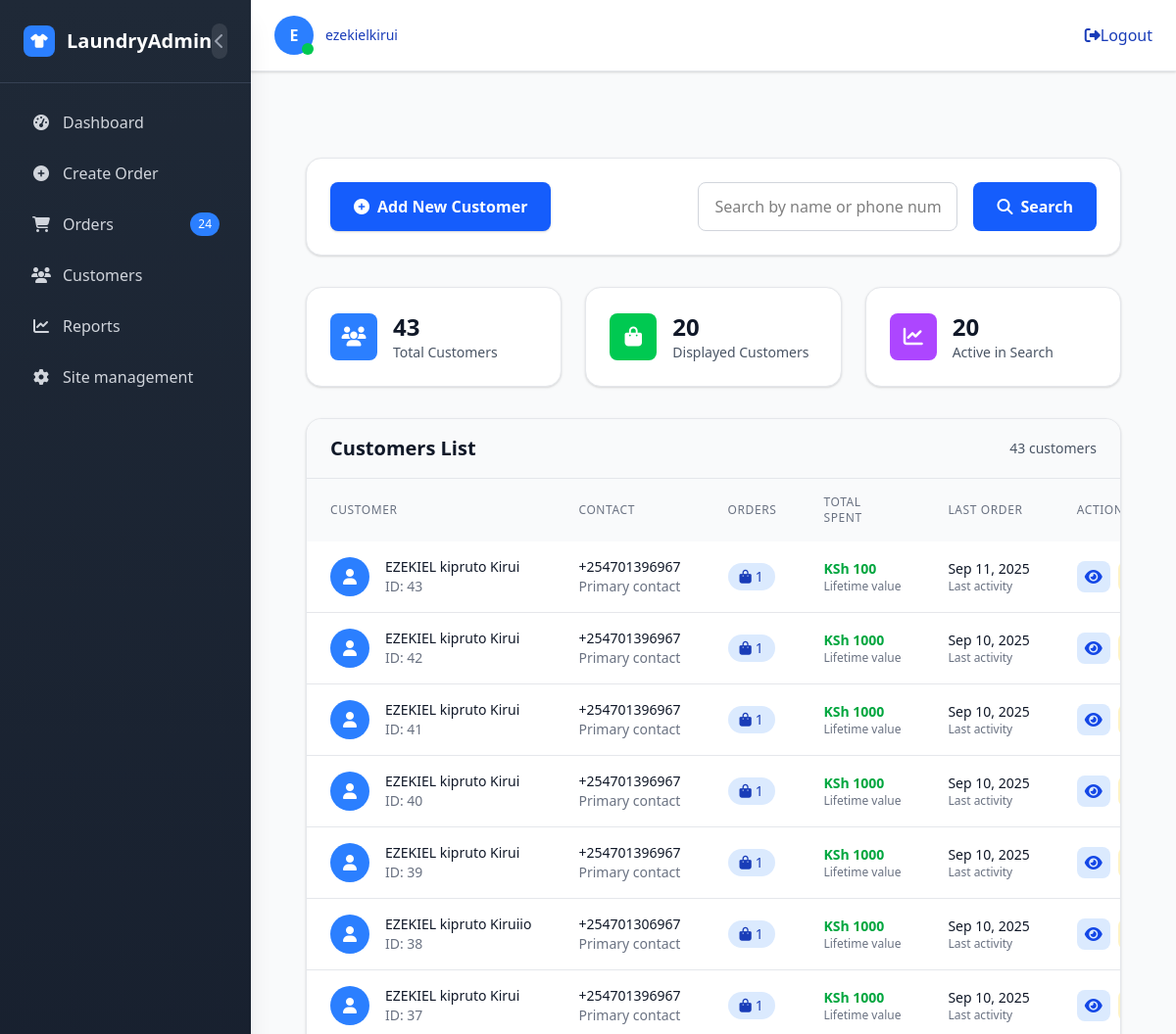
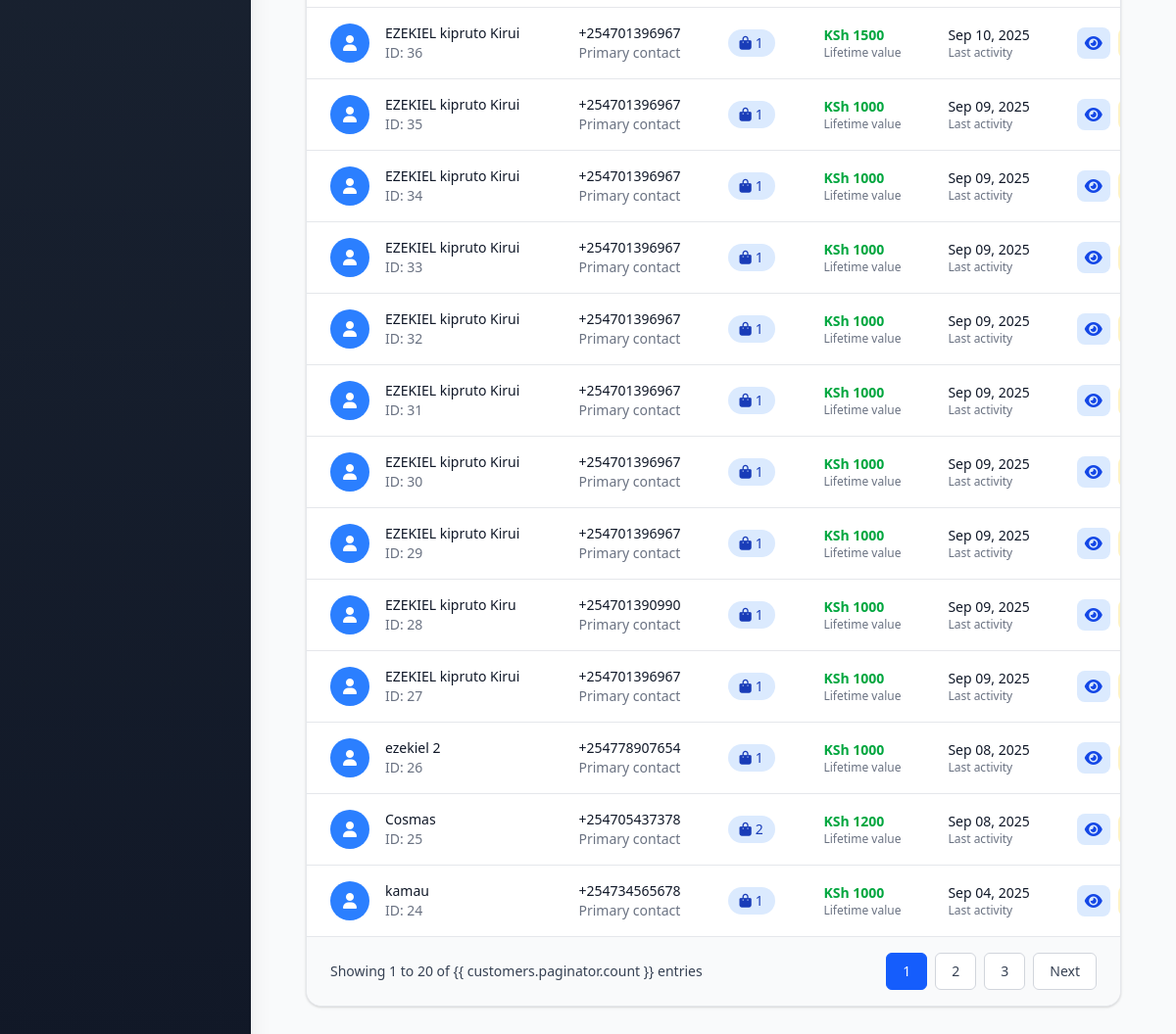
The app's page /customer-management/ (signed in), older data (2 pictures, top to bottom).
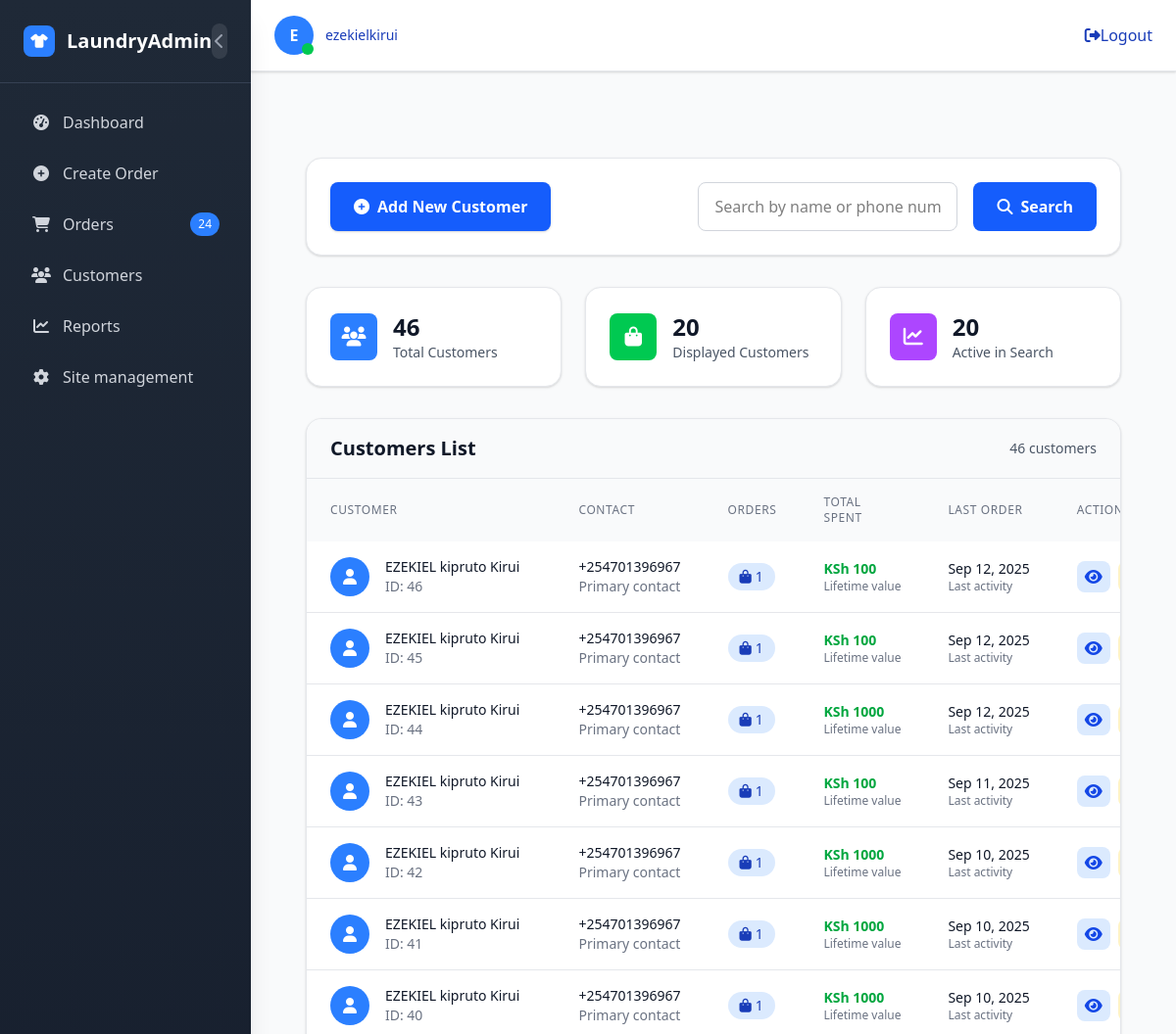
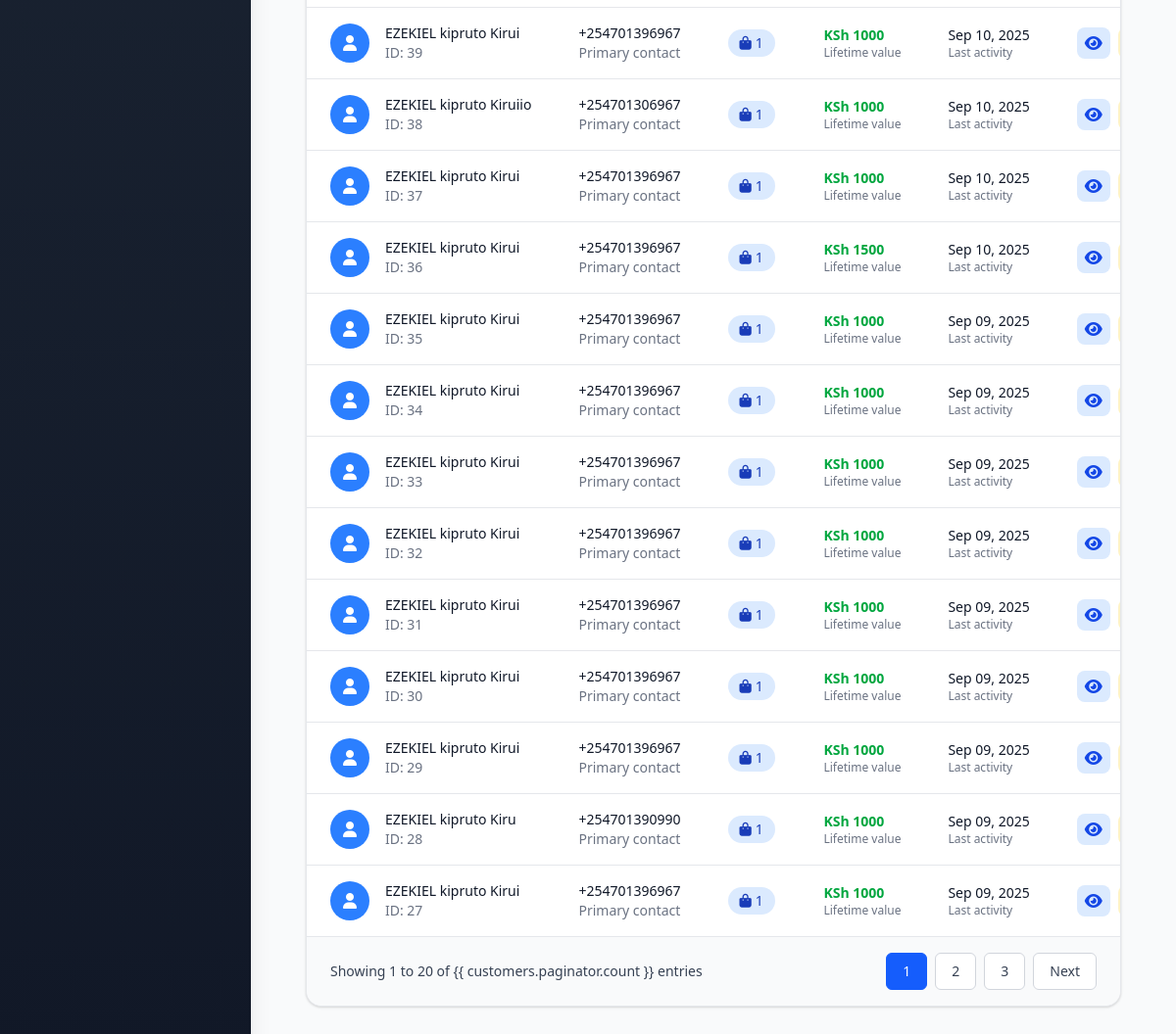
The same page, newer data (2 pictures, top to bottom).
### LaundryApp/models.py (models this page shows, shortened)
class Customer(models.Model):
    name = models.CharField(max_length=200)
    phone = PhoneNumberField(region="KE")
    created_by = models.ForeignKey(
        User,
        on_delete=models.SET_NULL,
        null=True,
        blank=True,
        related_name='created_customers'
    )

class Order(models.Model):
    customer = models.ForeignKey(
        Customer, on_delete=models.CASCADE, related_name='orders',
        help_text="The customer associated with this order."
    )
    uniquecode = models.CharField(max_length=20, unique=True, blank=True, null=False, editable=False)
    PAYMENT_TYPE_CHOICES = (
        ('cash', 'Cash'),
        ('mpesa', 'M-Pesa'),
        ('card', 'Credit/Debit Card'),
        ('bank_transfer', 'Bank Transfer'),
        ('other', 'Other'),
        ('pending_payment', 'Pending Payment'),
    )
    payment_type = models.CharField(max_length=50, choices=PAYMENT_TYPE_CHOICES, default='pending_payment', blank=True)
    PAYMENT_STATUS_CHOICES = (
        ('pending', 'pending'),
        ('completed', 'Completed'),
        ('partial', 'Partial'),
        ('failed', 'Failed'),
    )
    payment_status = models.CharField(max_length=50, choices=PAYMENT_STATUS_CHOICES, default='pending', blank=True)
    SHOP_CHOICE = (
        ('Shop A', 'Shop A'),
        ('Shop B', 'Shop B'),
    )
    shop = models.CharField(max_length=50, choices=SHOP_CHOICE, db_index=True)
    delivery_date = models.DateField(db_index=True)
    ORDER_STATUS_CHOICES = (
        ('pending', 'Pending'),
        ('Completed', 'Completed'),
         ('Delivered', 'Delivered'),
    )
    order_status = models.CharField(max_length=50, choices=ORDER_STATUS_CHOICES, default='pending', db_index=True)
    address = models.CharField(max_length=255, default='', blank=True)
    addressdetails = models.TextField(default='', blank=True)
    amount_paid = models.DecimalField(max_digits=12, decimal_places=2, default=0)
    total_price = models.DecimalField(max_digits=12, decimal_places=2, default=0, editable=False)
    balance = models.DecimalField(max_digits=12, decimal_places=2, default=0)
    created_at = models.DateTimeField(auto_now_add=True)
    previous_order_status = models.CharField(max_length=50, blank=True, null=True)
    class Meta:
        verbose_name = "Order"
        verbose_name_plural = "Orders"
        ordering = ['-created_at']

### LaundryApp/views.py (the view)
# urls.py: path('customer-management/', views.customer_management, name='customer_management'),
@login_required
def customer_management(request):
    customers = Customer.objects.annotate(
        order_count=Count('orders'),
        total_spent=Sum('orders__total_price')
    ).order_by('-id')  # Fixed: Changed from '-created_at' to '-id'
    search_query = request.GET.get('search', '')
    if search_query:
        customers = customers.filter(
            Q(name__icontains=search_query) |
            Q(phone__icontains=search_query)
        )
    user_shops = get_user_shops(request)
    if user_shops is not None and user_shops:
        shop_customer_ids = Order.objects.filter(
            shop__in=user_shops
        ).values_list('customer_id', flat=True).distinct()
        customers = customers.filter(id__in=shop_customer_ids)
    paginator = Paginator(customers, 20)
    page_number = request.GET.get('page')
    try:
        page_obj = paginator.page(page_number)
    except PageNotAnInteger:
        page_obj = paginator.page(1)
    except EmptyPage:
        page_obj = paginator.page(paginator.num_pages)
    context = {
        'customers': page_obj,
        'search_query': search_query,
        'total_customers': customers.count(),
    }
    return render(request, 'Admin/customer_management.html', context)

### LaundryApp/views.py (called while the page is built, shortened)
def get_user_shops(request):
    if request.user.is_superuser:
        return None  # Superusers can access all shops

### LaundryApp/templates/Admin/customer_management.html (shortened to what the changed rows need)
{% extends "../home.html" %}
{% block content %}
<div class="min-h-screen bg-gray-50 py-8">
    <div class="max-w-7xl mx-auto px-4 sm:px-6 lg:px-8">
<div class="grid grid-cols-1 md:grid-cols-3 gap-6 mt-8 mb-8">
    <div class="bg-white rounded-2xl shadow-sm border border-gray-200 p-6">
        <div class="flex items-center">
            <div>
                <p class="text-2xl font-bold text-gray-900">{{ total_customers }}</p>
                <p class="text-sm text-gray-600">Total Customers</p>
            </div>
        </div>
    </div>
</div>
        <div class="bg-white rounded-2xl shadow-sm border border-gray-200 overflow-hidden">
            <div class="px-6 py-4 border-b border-gray-200 bg-gray-50">
                <div class="flex flex-col sm:flex-row sm:items-center sm:justify-between">
                    <h2 class="text-xl font-semibold text-gray-900">Customers List</h2>
                    <span class="text-sm text-gray-600 mt-2 sm:mt-0">{{ total_customers }} customer{{total_customers|pluralize }}</span>
                </div>
            </div>
            <div class="overflow-x-auto">
                <table class="w-full">
                    <thead class="bg-gray-50">
                        <tr>
                            <th class="px-6 py-4 text-left text-xs font-medium text-gray-500 uppercase tracking-wider">
                                Customer</th>
                            <th class="px-6 py-4 text-left text-xs font-medium text-gray-500 uppercase tracking-wider">
                                Contact</th>
                            <th class="px-6 py-4 text-left text-xs font-medium text-gray-500 uppercase tracking-wider">
                                Orders</th>
                            <th class="px-6 py-4 text-left text-xs font-medium text-gray-500 uppercase tracking-wider">
                                Total Spent</th>
                            <th class="px-6 py-4 text-left text-xs font-medium text-gray-500 uppercase tracking-wider">
                                Last Order</th>
                            <th class="px-6 py-4 text-left text-xs font-medium text-gray-500 uppercase tracking-wider">
                                Actions</th>
                        </tr>
                    </thead>
                    <tbody class="bg-white divide-y divide-gray-200">
                        {% for customer in customers %}
                        <tr class="hover:bg-gray-50 transition-colors duration-150">
                            <td class="px-6 py-4 whitespace-nowrap">
                                <div class="flex items-center">
                                    <div
                                        class="w-10 h-10 bg-blue-500 rounded-full flex items-center justify-center mr-4 flex-shrink-0">
                                        <i class="fas fa-user text-white"></i>
                                    </div>
                                    <div>
                                        <div class="text-sm font-medium text-gray-900">{{ customer.name }}</div>
                                        <div class="text-sm text-gray-500">ID: {{ customer.id }}</div>
                                    </div>
                                </div>
                            </td>
                            <td class="px-6 py-4 whitespace-nowrap">
                                <div class="text-sm text-gray-900">{{ customer.phone }}</div>
                                <div class="text-sm text-gray-500">Primary contact</div>
                            </td>
                            <td class="px-6 py-4 whitespace-nowrap">
                                <span
                                    class="inline-flex items-center px-3 py-1 rounded-full text-sm font-medium bg-blue-100 text-blue-800">
                                    <i class="fas fa-shopping-bag mr-1"></i>
                                    {{ customer.order_count }}
                                </span>
                            </td>
                            <td class="px-6 py-4 whitespace-nowrap">
                                <div class="text-sm font-semibold text-green-600">
                                    KSh {{ customer.total_spent|default:0}}</div>
                                <div class="text-xs text-gray-500">Lifetime value</div>
                            </td>
                            <td class="px-6 py-4 whitespace-nowrap">
                                <div class="text-sm text-gray-900">
                                    {% with last_order=customer.orders.first %}
                                    {% if last_order %}
                                    {{ last_order.created_at|date:"M d, Y" }}
                                    {% else %}
                                    <span class="text-gray-400">Never</span>
                                    {% endif %}
                                    {% endwith %}
                                </div>
                                <div class="text-xs text-gray-500">Last activity</div>
                            </td>
                            <td class="px-6 py-4 whitespace-nowrap">
                                <div class="flex items-center space-x-2">
                                    <a href="{% url 'customer_orders' customer.pk %}"
                                        class="inline-flex items-center p-2 bg-blue-100 hover:bg-blue-200 text-blue-700 rounded-lg transition-colors duration-200 group"
                                        title="View Orders">
                                        <i
                                            class="fas fa-eye group-hover:scale-110 transition-transform duration-200"></i>
                                    </a>
                                    <a href="{% url 'customer_edit' customer.pk %}"
                                        class="inline-flex items-center p-2 bg-amber-100 hover:bg-amber-200 text-amber-700 rounded-lg transition-colors duration-200 group"
                                        title="Edit Customer">
                                    </a>
                                </div>
                            </td>
                        </tr>
                        {% endfor %}
                    </tbody>
                </table>
            </div>
            {% if customers.has_other_pages %}
            <div class="px-6 py-4 bg-gray-50 border-t border-gray-200">
                <nav class="flex items-center justify-between">
                    <div class="flex space-x-2">
                        {% for i in customers.paginator.page_range %}
                        {% if customers.number == i %}
                        <span
                            class="px-4 py-2 bg-blue-600 border border-blue-600 rounded-md text-sm font-medium text-white">
                            {{ i }}
                        </span>
                        {% else %}
                        <a href="?page={{ i }}{% if search_query %}&search={{ search_query }}{% endif %}"
                            class="px-4 py-2 bg-white border border-gray-300 rounded-md text-sm font-medium text-gray-700 hover:bg-gray-50 transition-colors duration-200">
                            {{ i }}
                        </a>
                        {% endif %}
                        {% endfor %}
                        {% if customers.has_next %}
                        <a href="?page={{ customers.next_page_number }}{% if search_query %}&search={{ search_query }}{% endif %}"
                            class="px-4 py-2 bg-white border border-gray-300 rounded-md text-sm font-medium text-gray-700 hover:bg-gray-50 transition-colors duration-200">
                            Next
                        </a>
                        {% endif %}
                    </div>
                </nav>
            </div>
            {% endif %}
        </div>
    </div>
</div>
{% endblock %}

Row changes from the older to the newer data that the page shows:
no longer on this page (row unchanged): Customer: name "ezekiel 2", id "26", phone "+254778907654", order_count "1", total_spent "1000", orders.first.created_at "Sep 08, 2025"
no longer on this page (row unchanged): Customer: name "Cosmas", id "25", phone "+254705437378", order_count "2", total_spent "1200", orders.first.created_at "Sep 08, 2025"
no longer on this page (row unchanged): Customer: name "kamau", id "24", phone "+254734565678", order_count "1", total_spent "1000", orders.first.created_at "Sep 04, 2025"
added Customer: name "EZEKIEL kipruto Kirui", id "46", phone "+254701396967", order_count "1", total_spent "100", orders.first.created_at "Sep 12, 2025"
added Customer: name "EZEKIEL kipruto Kirui", id "45", phone "+254701396967", order_count "1", total_spent "100", orders.first.created_at "Sep 12, 2025"
added Customer: name "EZEKIEL kipruto Kirui", id "44", phone "+254701396967", order_count "1", total_spent "1000", orders.first.created_at "Sep 12, 2025"
Text that changed along with them:
{{ total_customers }}: "43" → "46"
